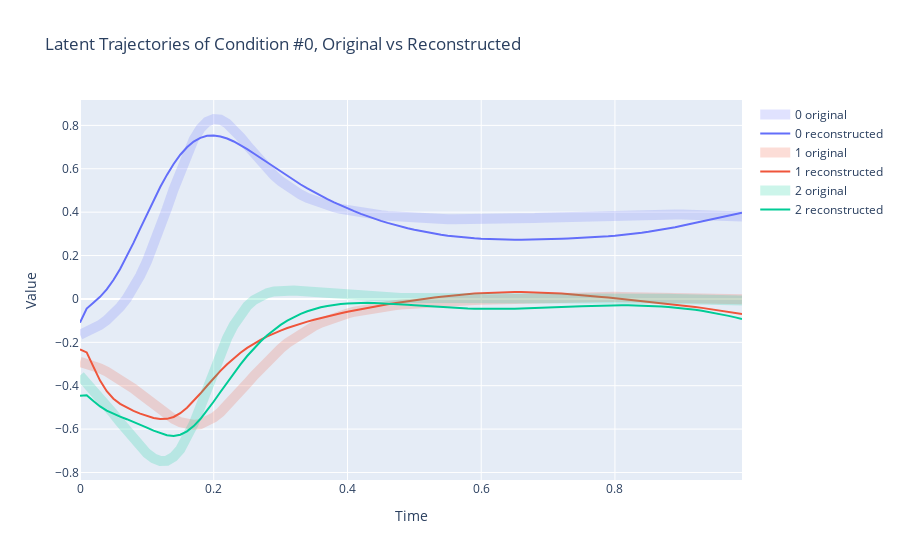

Write notebook code for a chart like this one.
### Code cell
fig = go.Figure()
condition=0
for d in range(3):
    # Create and style traces
    fig.add_trace(go.Scatter(x=dataset['time_data'], y=latent_original[d,:,condition], name='%d original' % (d),
                            line=dict(color=px.colors.qualitative.Plotly[d], width=10), opacity=0.2))
    fig.add_trace(go.Scatter(x=dataset['time_data'], y=predictions[d,:,condition], name='%d reconstructed' % (d),
                            line = dict(color=px.colors.qualitative.Plotly[d], width=2)))

# Edit the layout
fig.update_layout(title='Latent Trajectories of Condition #%d, Original vs Reconstructed' % (condition),
                xaxis_title='Time',
                yaxis_title='Value')
fig.show()
